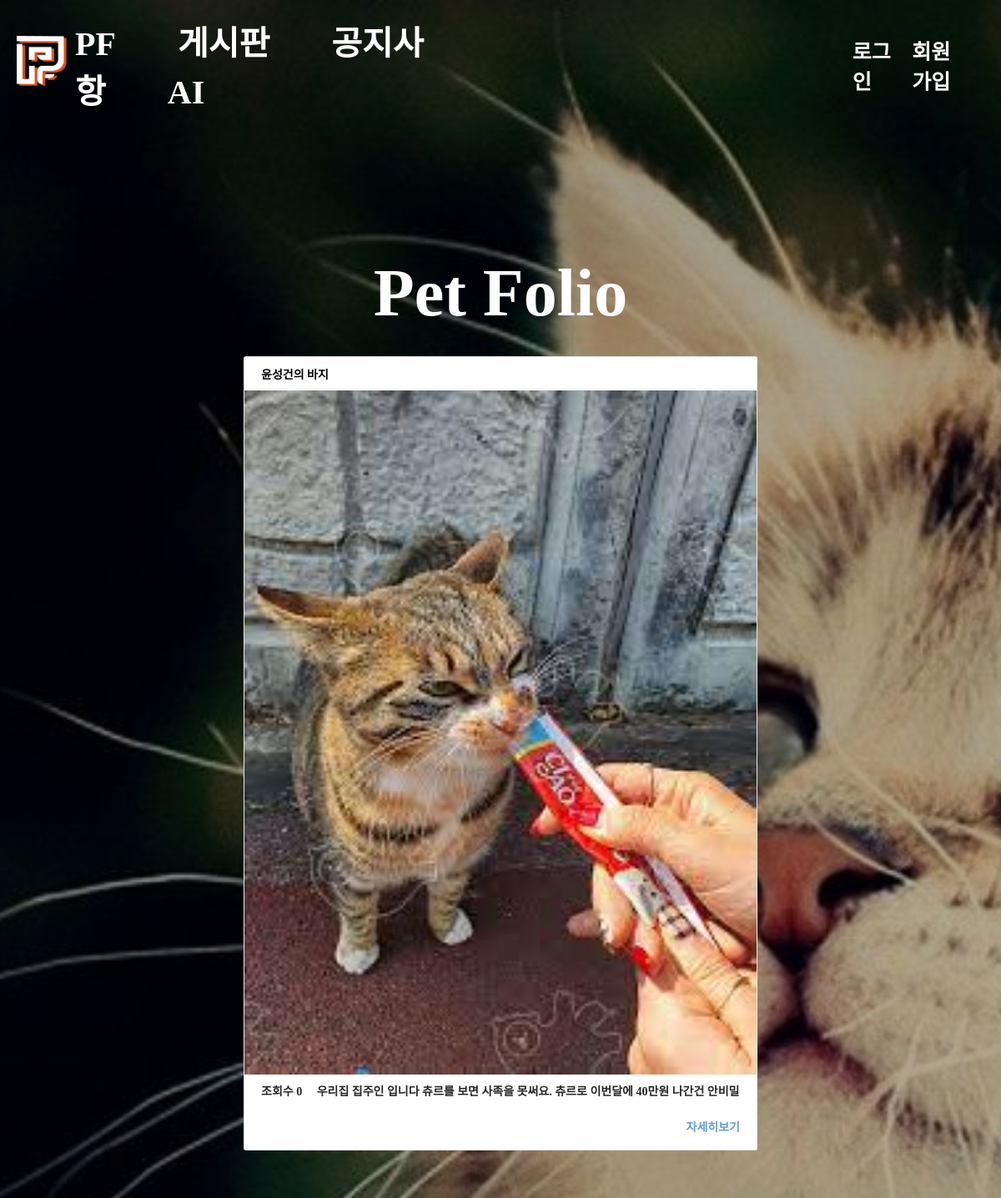
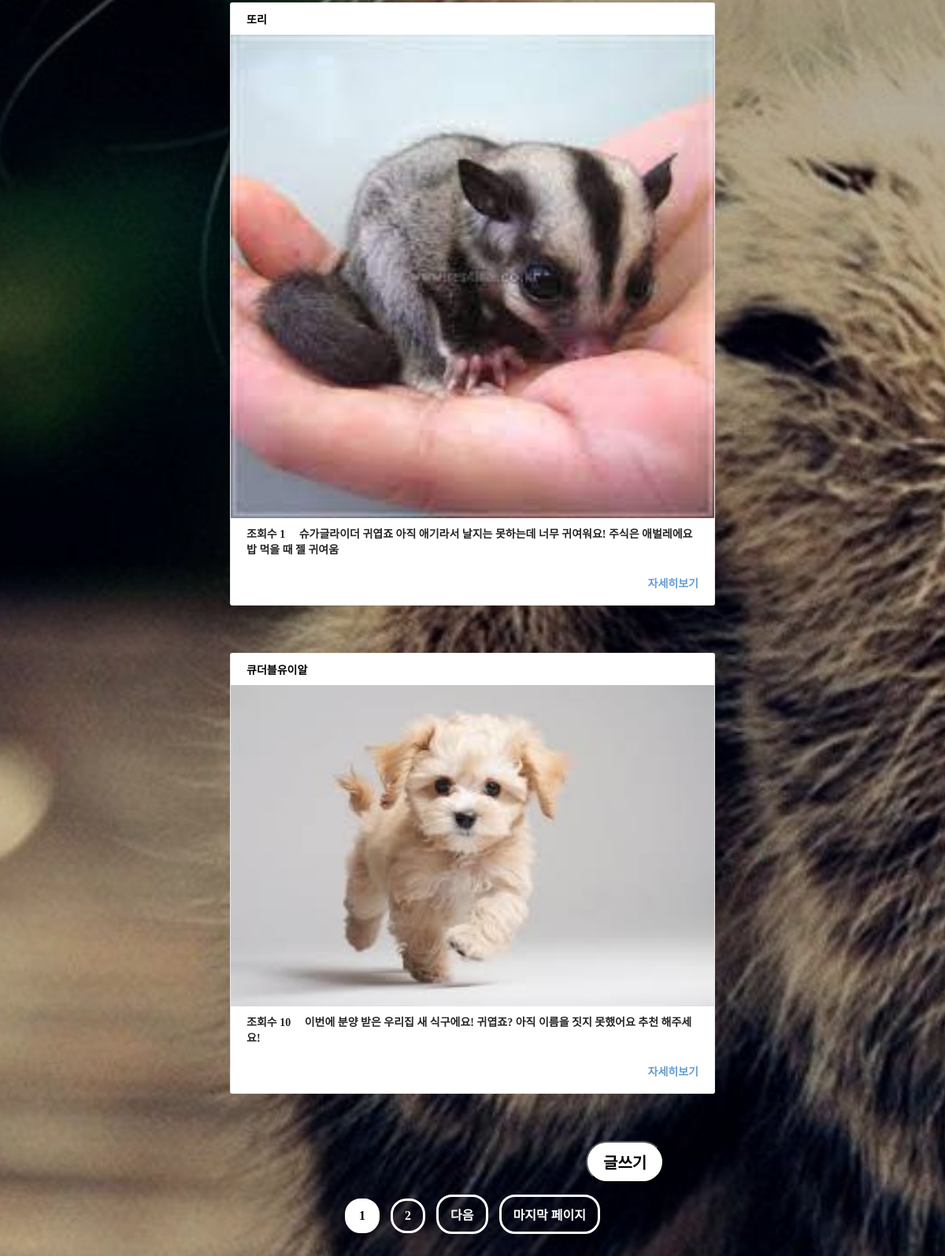
Page /frontend/pf/pf.php on the committed database (2 pictures, top to bottom).
### tables this page shows
CREATE TABLE `pf` (
  `id` int(11) NOT NULL,
  `content` text NOT NULL,
  `author` varchar(100) DEFAULT NULL,
  `created_at` timestamp NOT NULL DEFAULT current_timestamp(),
  `image_path` varchar(255) NOT NULL,
  `views` int(11) DEFAULT 0,
  `likes` int(11) DEFAULT 0
);

### frontend/pf/pf.php (the view, shortened to what this page needs)
<?php
include '../topbar/topbar.php';
$servername = "localhost";
$dbUsername = "root";
$dbPassword = "";
$dbname = "petfolio";
$conn = new mysqli($servername, $dbUsername, $dbPassword, $dbname);
$page = isset($_GET['page']) ? intval($_GET['page']) : 1;
$perPage = 3;
$totalSql = "SELECT COUNT(*) AS total FROM pf";
$totalResult = $conn->query($totalSql);
$totalRow = $totalResult->fetch_assoc();
$totalPages = ceil($totalRow['total'] / $perPage);
$start = ($page - 1) * $perPage;
$sql = "SELECT * FROM pf ORDER BY created_at DESC LIMIT $start, $perPage";
$results = $conn->query($sql);
?>
<!DOCTYPE html>
<html>
<head>
    <link rel="stylesheet" href="style_pf.css">
    <link rel="stylesheet" href="pf.css">
</head>
<body>
    <div class="contents_box">
        <div class="pet_folio">
            <p>Pet Folio</p>
        </div>
            <?php
    if ($results->num_rows > 0) {
        while ($row = $results->fetch_assoc()) {
            $author = htmlspecialchars($row['author']);
            $imagePath = $row['image_path'];
            $likes = $row['views'];
            $comments = $row['content'];
            ?>
            <article class="contents">
                <header class="top">
                    <div class="user_container">
                        <div class="user_name">
                            <div class="nick_name m_text"><?php echo $author; ?></div>
                        </div>
                    </div>
                </header>
                <div class="img_section">
                    <div class="trans_inner">
                        <div><img src="<?php echo $imagePath; ?>" alt="Visual"></div>
                    </div>
                </div>
                <div class="likes m_text">
                    조회수 <span><?php echo $likes; ?></span>
                    &nbsp;&nbsp;&nbsp; <span><?php echo $comments; ?></span>
                </div>
                <div class="comment_field">
                    <a href="../pf/pf_in.php?post_id=<?php echo $row['id']; ?>" class="upload_btn m_text">자세히보기</a>
                </div>
            </article>
            <?php
        }
    } else {
        echo "<p class='pet_folio'>게시글이 없습니다. 글을 작성해주세요.</p>";
    }
    ?>
        <div class="WriteButton_container">
            <button onclick="checkLoginAndRedirect()" class="board_write">글쓰기</button>
        </div>
        <div class="paging">
                <?php for ($i = 1; $i <= $totalPages; $i++): ?>
                    <a href="?page=<?php echo $i; ?>" class="num <?php echo ($i == $page) ? 'on' : ''; ?>"><?php echo $i; ?></a>
                <?php endfor; ?>
                <?php if ($page < $totalPages): ?>
                    <a href="?page=<?php echo $page + 1; ?>" class="num">다음</a>
                    <a href="?page=<?php echo $totalPages; ?>" class="num">마지막 페이지</a>
                <?php endif; ?>
            </div>
    </div>
</body>
</html>

### frontend/topbar/TopBar.css (style rules this page uses)
body { font-family: 'SKYBORI' }

### frontend/pf/style_pf.css (style rules this page uses)
.m_text { font-size: 14px; font-weight: bold; }
body { background:#fafafa; }
.contents { max-width: 614px; border: 1px solid rgba(0,0,0,0.09); border-radius: 3px; background: white; margin: 0 auto; margin-bottom: 60px; }
.contents .top { display: flex; justify-content: space-between; align-items: center; padding: 10px 20px; }
.contents .top .user_container { display: flex; }
.contents .img_section { overflow:hidden; }
.contents .img_section img { width: 100%; }
.contents .likes { padding: 5px 20px; color:#262626; }
.contents .comment_field { min-height:56px; padding: 0 20px; position: relative; }
.contents .comment_field .upload_btn { color:#005cb1; font-weight: bold; position: absolute; right: 20px; top: 50%; transform:translateY(-50%); cursor: pointer; opacity: 0.6; text-decoration: none; }

### frontend/pf/pf.css (style rules this page uses)
body { font-family: 'SKYBORI'; margin: 0; padding: 0; background: url('../img/pf\ cat.jpg') center/cover no-repeat fixed; }
body::before { content: ""; position: fixed; top: 0; left: 0; width: 100%; height: 100%; z-index: -1; background: linear-gradient(rgba(0, 0, 0, 0.4), rgba(0, 0, 0, 0.3), rgba(0, 0, 0, 0.3), rgba(0, 0, 0, 0.2),rgba(0, 0, 0, 0.1)); }
.paging { text-align: center; margin-bottom: 50px; }
.paging a { display: inline-block; margin: 0 5px; text-decoration: none; border: 3px solid rgb(255, 255, 255); border-radius: 20px; padding: 10px 15px; }
.paging a.on { font-weight: bold; }
.paging a.num.on { background-color: white; color: black; font-weight: bold; }
.num { color:white; font-weight: bold; }
p { color: white; font-size: 80px; font-weight: 800; margin-bottom: 30px; margin-top: 150px; }
.pet_folio { text-align: center; }
.board_write { border-radius: 30px; color: #000000; background-color: #ffffff; font-size: 20px; padding: 10px 20px; text-decoration: none; font-weight: bold; }
.WriteButton_container { width: 100px; margin-bottom: 15px; margin-left:62% }

### rows in the picture
pf: author "윤성건의 바지", image_path (picture), views "0", content "우리집 집주인 입니다 츄르를 보면 사족을 못써요. 츄르로 이번달에 40만원 나간건 안비밀"
pf: author "또리", image_path (picture), views "1", content "슈가글라이더 귀엽죠 아직 애기라서 날지는 못하는데 너무 귀여워요! 주식은 애벌레에요 밥 먹을 때 젤 귀여움"
pf: author "큐더블유이알", image_path (picture), views "10", content "이번에 분양 받은 우리집 새 식구에요! 귀엽죠? 아직 이름을 짓지 못했어요 추천 해주세요!"
